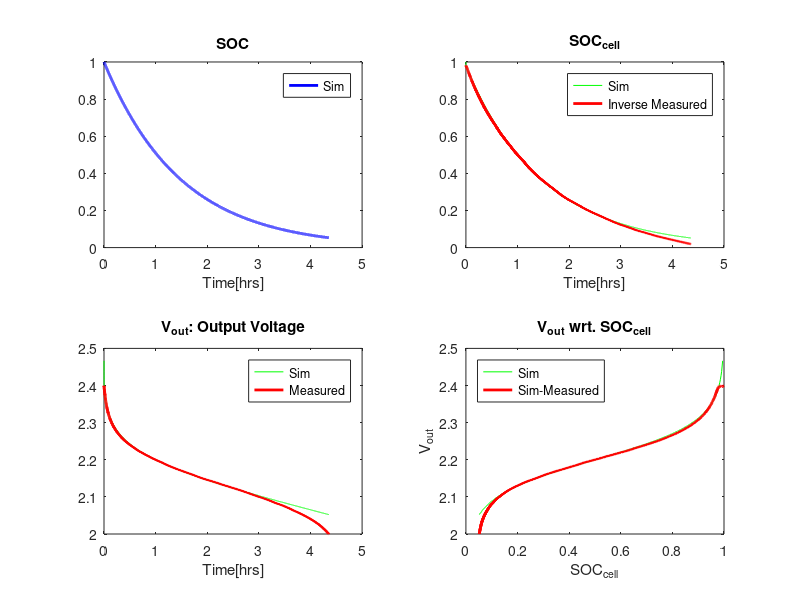

Recreate this plot in MATLAB.
% Crossover system
% system and real data

clear all
close all

%Parameters
R = 8.314472;       %[J K^-1 mol^-1]
T = 22 + 273;       %[K]
Far = 96485;        %[C/mol]
 
V_res=17.6e-3;      %[L]
c_0=0.1;            %[mol/L]
dot_V= 9e-3/60;     %[L/s]
V_cell = 1.6408*1.3408*(.125*2.54)/(10^3); % volume of one half of reactor chamber in L
epsil=0.87;         %[-]
k_mt=3.3685e-6;     %[L/s] (slope = -k_mt)
E0_cell=2.2;        %[V]  (equilibrium voltage)

%Functions
I=@(t) 0*t;
dot_Nx=@(z) k_mt*c_0*(z);                  %[L/s] (slope = -k_mt)


%Space State Matrices 
A=[ 0 0; dot_V/(epsil*V_cell), -dot_V/(epsil*V_cell)];
B=-(1/c_0)*[1/(Far*V_res); 1/(epsil*Far*V_cell)];
E=-(1/c_0)*[1/V_res; 1/(epsil*V_cell)];
C=[0 1];


%Data
%'t_data', 'v_data'
load crossover_data.mat

%Simulation
%---------------------------------------------------------------


%---------------------------------------------------------------
%Cross over system:
cross_sys=@(t,x) [A*x(1:2,:)+ E*dot_Nx(x(2,:)) + B*I(t)];

%initial condition
x0=[1;1];  %[SOC, SOC_cell]
tspan=t_data;

%simulation
[tout,xsol] = ode45(@(t,x) cross_sys(t,x),tspan,x0);

%outputs
SOC=xsol(:,1);
SOC_cell=xsol(:,2);
Vout=E0_cell+(R*T*2/Far)*log(SOC_cell./(1-SOC_cell));


fact=exp((Far/(2*R*T))*(v_data-E0_cell));
SOC_cell_inv=fact./(1+fact);

%Figures
figure(1)

subplot(221);
plot(tout/3600,SOC,'b','LineWidth',2)
title('SOC');
xlabel('Time[hrs]');
legend('Sim')

subplot(222);
plot(tout/3600,SOC_cell,'g',t_data/3600, SOC_cell_inv,'r','LineWidth',2);
title('SOC_{cell}');
xlabel('Time[hrs]');
legend('Sim','Inverse Measured')

subplot(223);
plot(tout/3600,Vout,'g',t_data/3600,v_data,'r','LineWidth',2);
title('V_{out}: Output Voltage');
xlabel('Time[hrs]');
legend('Sim','Measured')

subplot(224);
plot(SOC_cell,Vout,'g',SOC_cell,v_data,'r','LineWidth',2);
title('V_{out} wrt. SOC_{cell}','LineWidth',2);
xlabel('SOC_{cell}');
ylabel('V_{out}');
legend('Sim','Sim-Measured','Location','northwest')

 
